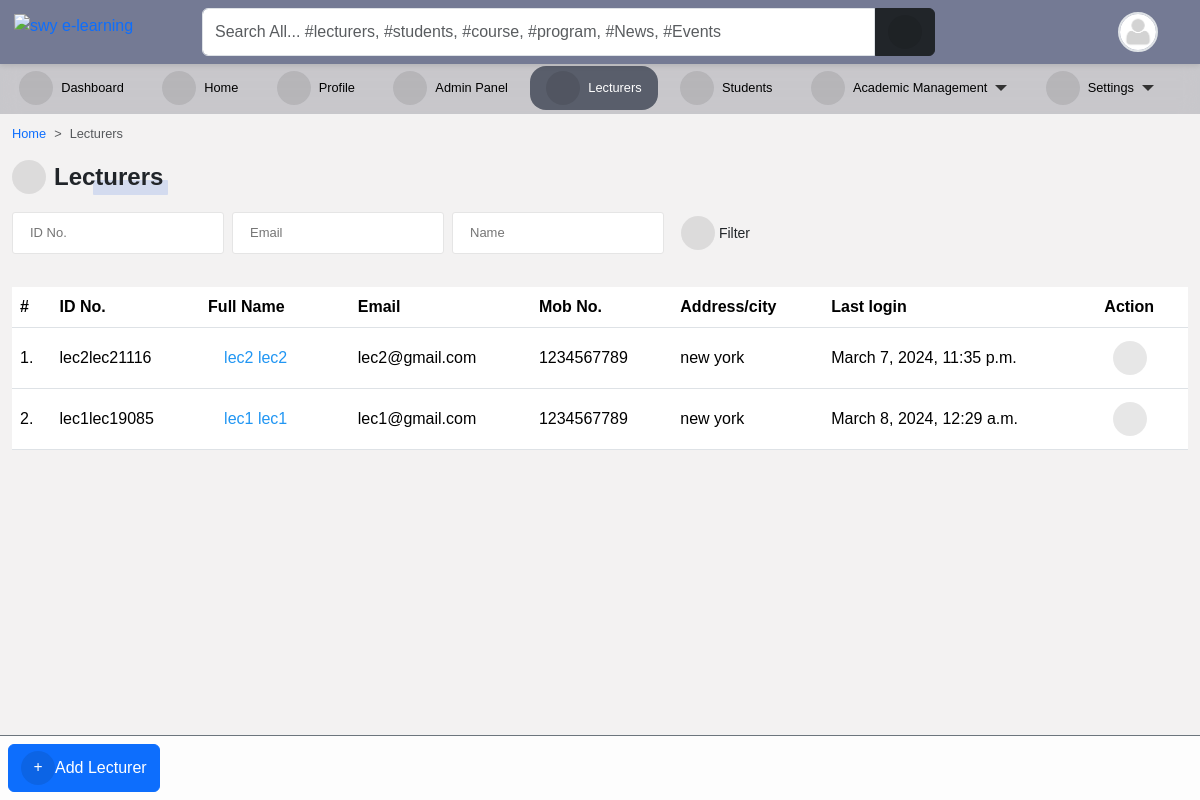
/accounts/lecturers/ (signed in), run on the app's committed database.
### accounts/models.py (models this page shows, shortened)
class User(AbstractUser):
    is_student = models.BooleanField(default=False)
    is_lecturer = models.BooleanField(default=False)
    gender = models.CharField(max_length=1, choices=GENDERS, blank=True, null=True)
    phone = models.CharField(max_length=60, blank=True, null=True)
    address = models.CharField(max_length=60, blank=True, null=True)
    picture = models.ImageField(
        upload_to="profile_pictures/%y/%m/%d/", default="default.png", null=True
    )
    email = models.EmailField(blank=True, null=True)
    username_validator = ASCIIUsernameValidator()
    objects = CustomUserManager()
    class Meta:
        ordering = ("-date_joined",)
    @property
    def get_full_name(self):
        full_name = self.username
        if self.first_name and self.last_name:
            full_name = self.first_name + " " + self.last_name
        return full_name
    @property
    def get_user_role(self):
        if self.is_superuser:
            role = "Admin"
        elif self.is_student:
            role = "Student"
        elif self.is_lecturer:
            role = "Lecturer"
        return role

### accounts/views.py (the view)
# urls.py: path("lecturers/", LecturerFilterView.as_view(), name="lecturer_list"),
@method_decorator([login_required(login_url='sign_in'), admin_required], name="dispatch")
class LecturerFilterView(FilterView):
    filterset_class = LecturerFilter
    queryset = User.objects.filter(is_lecturer=True)
    template_name = "accounts/lecturer_list.html"
    paginate_by = 10  # if pagination is desired
    def get_context_data(self, **kwargs):
        context = super().get_context_data(**kwargs)
        context["title"] = "Lecturers"
        return context

### templates/accounts/lecturer_list.html (shortened to what this page needs)
{% extends 'base.html' %}
{% block content %}
<nav style="--bs-breadcrumb-divider: '>';" aria-label="breadcrumb">
    <ol class="breadcrumb">
      <li class="breadcrumb-item"><a href="/">Home</a></li>
      <li class="breadcrumb-item active" aria-current="page">Lecturers</li>
    </ol>
</nav>
{% if request.user.is_superuser %}
<div class="manage-wrap">
    <a class="btn btn-primary" href="{% url 'add_lecturer' %}"><i class="fas fa-plus"></i>Add Lecturer</a>
</div>
{% endif %}
<p class="title-1"><i class="fas fa-chalkboard-teacher"></i>Lecturers</p>
{% include 'snippets/filter_form.html' %}
<div class="table-responsive table-shadow table-light table-striped m-0 mt-4">
    <table class="table">
        <thead>
            <tr>
                <th>#</th>
                <th> ID No. </th>
                <th> Full Name </th>
                <th> Email </th>
                <th> Mob No. </th>
                <th> Address/city </th>
                <th> Last login </th>
                {% if request.user.is_superuser %}
                <th> Action </th>
                {% endif %}
            </tr>
        </thead>
        <tbody>
            {% for lecturer in filter.qs %}
            <tr>
                <td> {{ forloop.counter }}.</td>
                <td>{{ lecturer.username }}</td>
                <td><a href="{% url 'profile_single' lecturer.id %}">{{ lecturer.get_full_name }}</a></td>
                <td>{{ lecturer.email }}</td>
                <td>{{ lecturer.phone }}</td>
                <td>{{ lecturer.address }}</td>
                <td>{{ lecturer.last_login }}</td>
                {% if request.user.is_superuser %}
                <td>
                    <div class="dropdown">
                        <button class="btn btn-sm" type="button" data-bs-toggle="dropdown" aria-expanded="false">
                            <i class="fa fa-ellipsis-vertical"></i>
                        </button>
                      </div>
                </td>
                {% endif %}
            {% endfor %}
        </tbody>
    </table>
</div>
{% endblock content %}

### templates/navbar.html (shortened to what this page needs)
{% load static %}
<div id="top-navbar" class="py-2 top-navbar">
	<div class="container">
		<a href="/" class="head-logo">
			<img src="{% static 'img/swy e-learning.jpg' %}" width="40px" alt="swy e-learning">
		</a>
		<div class="nav-wrapper">
			<form class="form-header" action="{% url 'query' %}" method="GET">
				<input id="primary-search" class="form-control rounded-end-0" type="text" name="q" value="{{ request.GET.q }}"
					placeholder="Search All... #lecturers, #students, #course, #program, #News, #Events" required />
				<button class="btn btn-dark rounded-start-0" type="submit">
					<i class="fas fa-search"></i>
				</button>
			</form>
			<div class="dropdown index">
				<div class="avatar border border-2" type="button" data-bs-toggle="dropdown" aria-expanded="false">
					<img src="{{ request.user.picture.url }}">
				</div>
			</div>
		</div>
	</div>
</div>

### static/scss/style1.css (style rules this page uses)
*, body { font-family: "Rubik", sans-serif; }
body { background-color: #f3f2f2; }
.table td, .table th { vertical-align: middle; }
.table tbody > tr > td > a { display: flex; color: #2196f3; padding: 0.5rem 1rem; transition: 0.2s; }
#top-navbar { position: fixed; top: 0; right: 0; -webkit-margin-start: -10px; z-index: 90; padding: 0; background: #747a94; box-shadow: 0px 2px 5px 0px rgba(0, 0, 0, 0.1); transition: 0.3s; margin: 0; }
#top-navbar .container { display: flex; background-color: transparent; position: relative; }
#top-navbar .nav-wrapper { display: flex; flex-wrap: wrap; justify-content: space-between; align-items: center; width: 100%; margin-left: 10rem; background-color: transparent; }
#top-navbar .nav-wrapper .form-header { display: flex; flex: 0.8; }
#top-navbar .nav-wrapper .form-header button { flex: 0.1; }
#top-navbar { left: 0; }
.manage-wrap { position: fixed; bottom: 0; right: 0; left: 300px; padding: 0.5rem; z-index: 10; background-color: rgba(255, 255, 255, 0.8); border-top: 1px solid #6c757d; transition: 0.3s; }
.manage-wrap { left: 0; }
.au-input { display: flex; width: auto; line-height: 40px; border: 1px solid #e5e5e5; font-family: inherit; font-size: 13px; color: #666; padding: 0 17px; border-radius: 3px; transition: all 0.2s ease; }
.avatar { width: 40px; height: 40px; border-radius: 50%; overflow: hidden; }
.avatar img { width: 100%; height: 100%; -o-object-fit: cover; object-fit: cover; }
a { color: var(--bs-primary); text-decoration: none; }
.title-1 { position: relative; display: inline-flex; align-items: center; font-family: inherit; text-transform: capitalize; font-weight: 700; font-size: 24px; border-radius: 0.2em; }
.title-1::before { content: ""; position: absolute; bottom: 0; right: -5px; width: 50%; height: 15px; z-index: -1; border-radius: 1px; background-color: rgba(83, 126, 226, 0.2); animation: lineAnim 1s ease-in forwards; }
.title-1 i { margin-right: 8px; }
.fas, .fa { font-size: 16px; display: inline-flex; align-items: center; justify-content: center; width: 34px; height: 34px; background-color: rgba(0, 0, 0, 0.093); border-radius: 50%; }

### templates/aside.html (style rules this page uses)
li { font-size: .8rem; }

### templates/navbar.html (style rules this page uses)
.head-logo { position: absolute; left: -1rem; top: 0.3rem; }

### data on the page
User: user.picture (placeholder picture)
User: username "lec2lec21116", get_full_name "lec2 lec2", email "lec2@gmail.com", phone "1234567789", address "new york", last_login "March 7, 2024, 11:35 p.m."
User: username "lec1lec19085", get_full_name "lec1 lec1", email "lec1@gmail.com", phone "1234567789", address "new york", last_login "March 8, 2024, 12:29 a.m."
